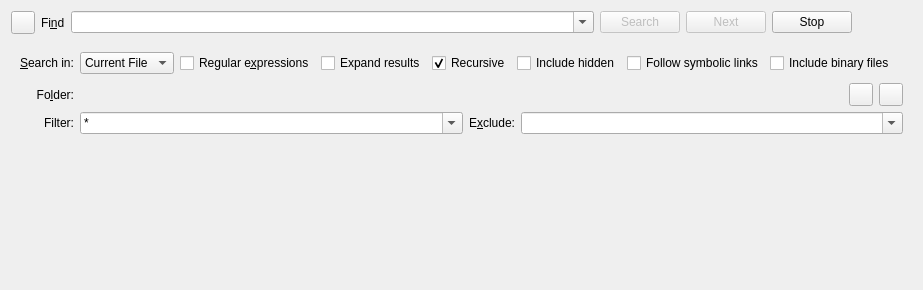
<?xml version="1.0" encoding="UTF-8"?>
<ui version="4.0">
 <class>SearchDialog</class>
 <widget class="QWidget" name="SearchDialog">
  <property name="geometry">
   <rect>
    <x>0</x>
    <y>0</y>
    <width>773</width>
    <height>290</height>
   </rect>
  </property>
  <property name="sizePolicy">
   <sizepolicy hsizetype="MinimumExpanding" vsizetype="Preferred">
    <horstretch>0</horstretch>
    <verstretch>0</verstretch>
   </sizepolicy>
  </property>
  <property name="windowTitle">
   <string>Form</string>
  </property>
  <layout class="QVBoxLayout" name="verticalLayout">
   <item>
    <layout class="QHBoxLayout" name="horizontalLayout_5">
     <item>
      <widget class="QToolButton" name="newTabButton"/>
     </item>
     <item>
      <widget class="QLabel" name="findLabel">
       <property name="text">
        <string>Fi&amp;nd</string>
       </property>
       <property name="buddy">
        <cstring>searchCombo</cstring>
       </property>
      </widget>
     </item>
     <item>
      <widget class="QComboBox" name="searchCombo">
       <property name="sizePolicy">
        <sizepolicy hsizetype="Expanding" vsizetype="Fixed">
         <horstretch>0</horstretch>
         <verstretch>0</verstretch>
        </sizepolicy>
       </property>
       <property name="editable">
        <bool>true</bool>
       </property>
      </widget>
     </item>
     <item>
      <widget class="QPushButton" name="searchButton">
       <property name="enabled">
        <bool>false</bool>
       </property>
       <property name="text">
        <string>Search</string>
       </property>
      </widget>
     </item>
     <item>
      <widget class="QPushButton" name="nextButton">
       <property name="enabled">
        <bool>false</bool>
       </property>
       <property name="text">
        <string>Next</string>
       </property>
      </widget>
     </item>
     <item>
      <widget class="QPushButton" name="stopButton">
       <property name="sizePolicy">
        <sizepolicy hsizetype="Preferred" vsizetype="Fixed">
         <horstretch>0</horstretch>
         <verstretch>0</verstretch>
        </sizepolicy>
       </property>
       <property name="text">
        <string>Stop</string>
       </property>
      </widget>
     </item>
     <item>
      <widget class="QToolButton" name="matchCase">
       <property name="checkable">
        <bool>true</bool>
       </property>
       <property name="autoRaise">
        <bool>true</bool>
       </property>
      <property name="toolTip">
        <string>&amp;Match case</string>
       </property>
      </widget>
     </item>
     <item>
      <widget class="QToolButton" name="displayOptions">
       <property name="checkable">
        <bool>true</bool>
       </property>
       <property name="autoRaise">
        <bool>true</bool>
       </property>
      </widget>
     </item>
    </layout>
   </item>
   <item>
    <widget class="QStackedWidget" name="stackedWidget">
     <property name="currentIndex">
      <number>0</number>
     </property>
     <widget class="QWidget" name="optionsPage">
      <layout class="QHBoxLayout" name="horizontalLayout_4">
       <item>
        <layout class="QGridLayout" name="gridLayout_2">
         <item row="2" column="1">
          <layout class="QHBoxLayout" name="horizontalLayout_6">
           <item>
            <widget class="KComboBox" name="filterCombo">
             <property name="sizePolicy">
              <sizepolicy hsizetype="MinimumExpanding" vsizetype="Fixed">
               <horstretch>0</horstretch>
               <verstretch>0</verstretch>
              </sizepolicy>
             </property>
             <property name="editable">
              <bool>true</bool>
             </property>
             <property name="insertPolicy">
              <enum>QComboBox::InsertAtTop</enum>
             </property>
             <item>
              <property name="text">
               <string>*</string>
              </property>
             </item>
            </widget>
           </item>
           <item>
            <widget class="QLabel" name="excludeLabel">
             <property name="sizePolicy">
              <sizepolicy hsizetype="Minimum" vsizetype="Preferred">
               <horstretch>0</horstretch>
               <verstretch>0</verstretch>
              </sizepolicy>
             </property>
             <property name="text">
              <string>E&amp;xclude:</string>
             </property>
             <property name="alignment">
              <set>Qt::AlignRight|Qt::AlignTrailing|Qt::AlignVCenter</set>
             </property>
             <property name="buddy">
              <cstring>excludeCombo</cstring>
             </property>
            </widget>
           </item>
           <item>
            <widget class="KComboBox" name="excludeCombo">
             <property name="sizePolicy">
              <sizepolicy hsizetype="MinimumExpanding" vsizetype="Fixed">
               <horstretch>0</horstretch>
               <verstretch>0</verstretch>
              </sizepolicy>
             </property>
             <property name="editable">
              <bool>true</bool>
             </property>
            </widget>
           </item>
          </layout>
         </item>
         <item row="3" column="1">
          <layout class="QHBoxLayout" name="horizontalLayout_2">
           <item>
            <spacer name="horizontalSpacer_2">
             <property name="orientation">
              <enum>Qt::Horizontal</enum>
             </property>
             <property name="sizeHint" stdset="0">
              <size>
               <width>40</width>
               <height>20</height>
              </size>
             </property>
            </spacer>
           </item>
          </layout>
         </item>
         <item row="1" column="0">
          <widget class="QLabel" name="folderLabel">
           <property name="text">
            <string>Fo&amp;lder:</string>
           </property>
           <property name="alignment">
            <set>Qt::AlignRight|Qt::AlignTrailing|Qt::AlignVCenter</set>
           </property>
           <property name="buddy">
            <cstring>folderRequester</cstring>
           </property>
          </widget>
         </item>
         <item row="1" column="1">
          <layout class="QHBoxLayout" name="horizontalLayout_3">
           <item>
            <widget class="KUrlComboRequester" name="folderRequester"/>
           </item>
           <item>
            <widget class="QToolButton" name="folderUpButton">
             <property name="toolTip">
              <string>Go one folder up.</string>
             </property>
            </widget>
           </item>
           <item>
            <widget class="QToolButton" name="currentFolderButton">
             <property name="toolTip">
              <string>Use the current document's path.</string>
             </property>
            </widget>
           </item>
          </layout>
         </item>
         <item row="0" column="1">
          <layout class="QGridLayout" name="gridLayout">
           <item row="0" column="6">
            <widget class="QCheckBox" name="symLinkCheckBox">
             <property name="text">
              <string>Follow symbolic links</string>
             </property>
            </widget>
           </item>
           <item row="0" column="7">
            <widget class="QCheckBox" name="binaryCheckBox">
             <property name="text">
              <string>Include binary files</string>
             </property>
            </widget>
           </item>
           <item row="0" column="4">
            <widget class="QCheckBox" name="recursiveCheckBox">
             <property name="text">
              <string>Recursive</string>
             </property>
             <property name="checked">
              <bool>true</bool>
             </property>
            </widget>
           </item>
           <item row="0" column="5">
            <widget class="QCheckBox" name="hiddenCheckBox">
             <property name="text">
              <string>Include hidden</string>
             </property>
            </widget>
           </item>
           <item row="0" column="3">
            <widget class="QCheckBox" name="expandResults">
             <property name="text">
              <string extracomment="When this is checked the result treeview will be expanded after a search">Expand results</string>
             </property>
            </widget>
           </item>
           <item row="0" column="8">
            <spacer name="horizontalSpacer">
             <property name="orientation">
              <enum>Qt::Horizontal</enum>
             </property>
             <property name="sizeHint" stdset="0">
              <size>
               <width>38</width>
               <height>28</height>
              </size>
             </property>
            </spacer>
           </item>
           <item row="0" column="2">
            <widget class="QCheckBox" name="useRegExp">
             <property name="text">
              <string>Regular e&amp;xpressions</string>
             </property>
            </widget>
           </item>
           <item row="0" column="0">
            <widget class="KComboBox" name="searchPlaceCombo">
             <item>
              <property name="text">
               <string>Current File</string>
              </property>
             </item>
             <item>
              <property name="text">
               <string>Open Files</string>
              </property>
             </item>
             <item>
              <property name="text">
               <string>Folder</string>
              </property>
             </item>
            </widget>
           </item>
          </layout>
         </item>
         <item row="4" column="1">
          <spacer name="verticalSpacer">
           <property name="orientation">
            <enum>Qt::Vertical</enum>
           </property>
           <property name="sizeHint" stdset="0">
            <size>
             <width>20</width>
             <height>40</height>
            </size>
           </property>
          </spacer>
         </item>
         <item row="2" column="0">
          <widget class="QLabel" name="filterLabel">
           <property name="text">
            <string>Filter:</string>
           </property>
           <property name="alignment">
            <set>Qt::AlignRight|Qt::AlignTrailing|Qt::AlignVCenter</set>
           </property>
          </widget>
         </item>
         <item row="0" column="0">
          <widget class="QLabel" name="label">
           <property name="text">
            <string>&amp;Search in:</string>
           </property>
           <property name="buddy">
            <cstring>searchPlaceCombo</cstring>
           </property>
          </widget>
         </item>
        </layout>
       </item>
      </layout>
     </widget>
     <widget class="QWidget" name="resultsPage">
      <layout class="QHBoxLayout" name="horizontalLayout">
       <item>
        <widget class="QTabWidget" name="resultTabWidget">
         <property name="tabsClosable">
          <bool>true</bool>
         </property>
         <property name="movable">
          <bool>true</bool>
         </property>
        </widget>
       </item>
      </layout>
     </widget>
    </widget>
   </item>
  </layout>
 </widget>
 <customwidgets>
  <customwidget>
   <class>KUrlRequester</class>
   <extends>QWidget</extends>
   <header>kurlrequester.h</header>
   <container>1</container>
  </customwidget>
  <customwidget>
   <class>KUrlComboRequester</class>
   <extends>KUrlRequester</extends>
   <header>kurlrequester.h</header>
   <container>1</container>
  </customwidget>
  <customwidget>
   <class>KComboBox</class>
   <extends>QComboBox</extends>
   <header>kcombobox.h</header>
  </customwidget>
 </customwidgets>
 <resources/>
 <connections/>
</ui>
